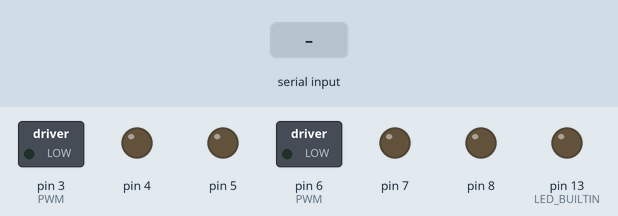
Recording of a sketch running on a simulated Arduino Uno, built with avr-gcc and run on an emulated ATmega328P. Shown: switched loads named in the sketch (green lamp = pin HIGH), output pins drawn as LEDs (lit = HIGH). Inputs (shaded band) come from the test bench.

Above: at 1.2 s.
1.3 s: "f" received over Serial
At 2.0 s:
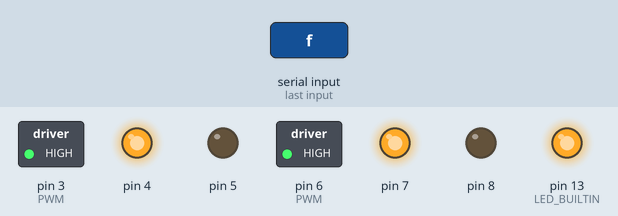
2.8 s: "b" received over Serial
At 3.3 s:
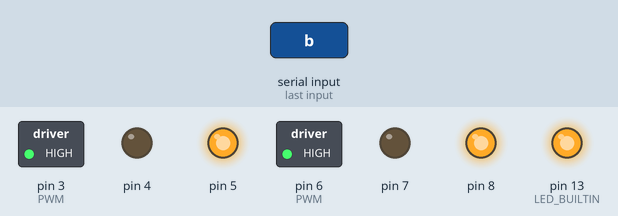
4.3 s: "l" received over Serial
At 5.5 s:
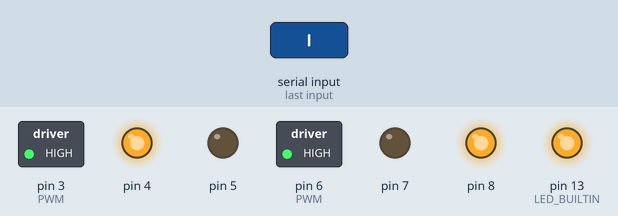
5.8 s: "r" received over Serial
At 7.0 s:
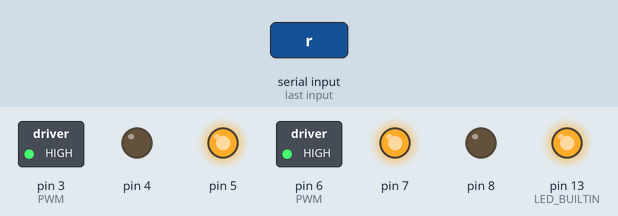
7.3 s: "x" received over Serial
At 7.8 s:
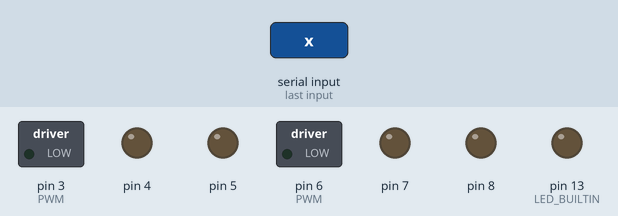
Timing chart, 0 to 9.8 s (numbered marks = the images above; inputs shaded):
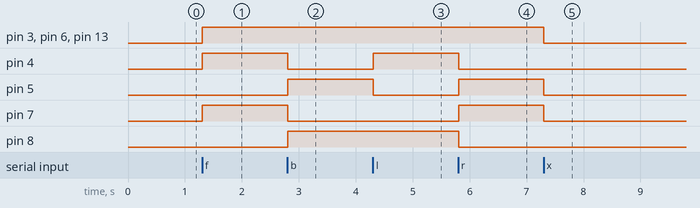

Measured:
- after the input at 1.3 s, pin 3 (PWM), pin 4, pin 6 (PWM), pin 7, pin 13 (LED_BUILTIN): LOW → HIGH at once
- after the input at 2.8 s, pin 4, pin 7: HIGH → LOW at once; pin 5, pin 8: LOW → HIGH at once
- after the input at 4.3 s, pin 4: LOW → HIGH at once; pin 5: HIGH → LOW at once
- after the input at 5.8 s, pin 4, pin 8: HIGH → LOW at once; pin 5, pin 7: LOW → HIGH at once
- after the input at 7.3 s, pin 3 (PWM), pin 5, pin 6 (PWM), pin 7, pin 13 (LED_BUILTIN): HIGH → LOW at once

The sketch:

controller.ino
```cpp
/*
  Behaviours
*/

void setup() {
  // Initialize serial port
  Serial.begin(19200);

  // LED Feedback
  pinMode(LED_BUILTIN, OUTPUT);

  // Right Motor Digital Outputs
  pinMode(3, OUTPUT); // PWM
  pinMode(4, OUTPUT); // A
  pinMode(5, OUTPUT); // B

  // Left Motor Digital Outputs
  pinMode(6, OUTPUT); // PWM
  pinMode(7, OUTPUT); // A
  pinMode(8, OUTPUT); // B

  // Initialize
  digitalWrite(3, LOW);
  digitalWrite(4, LOW);
  digitalWrite(5, LOW);
  digitalWrite(6, LOW);
  digitalWrite(7, LOW);
  digitalWrite(8, LOW);
}

void loop() {

  // Check for any incoming bytes
  if (Serial.available() > 0) {
    char newChar = Serial.read();

    // Respond to command "f"
    if(newChar == 'f') {
      forward();
    }

    // Respond to command "b"
    if(newChar == 'b') {
      backward();
    }

    // Respond to command "l"
    if(newChar == 'l') {
      left();
    }

    // Respond to command "r"
    if(newChar == 'r') {
      right();
    }

    // Respond to command "x"
    if(newChar == 'x') {
      stop();
    }
  }

  // Wait a bit
  delay(10);
}

// Go
void go()
{
  digitalWrite(LED_BUILTIN, HIGH);
  digitalWrite(3, HIGH);
  digitalWrite(6, HIGH);
}

// Stop
void stop()
{
  digitalWrite(LED_BUILTIN, LOW);
  digitalWrite(3, LOW);
  digitalWrite(4, LOW);
  digitalWrite(5, LOW);
  digitalWrite(6, LOW);
  digitalWrite(7, LOW);
  digitalWrite(8, LOW);
}

// Forward
void forward()
{
  // Left motor
  digitalWrite(4, HIGH);
  digitalWrite(5, LOW);

  // Right motor
  digitalWrite(7, HIGH);
  digitalWrite(8, LOW);

  // Move
  go();
}

// Backward
void backward()
{
  // Left motor
  digitalWrite(4, LOW);
  digitalWrite(5, HIGH);

  // Right motor
  digitalWrite(7, LOW);
  digitalWrite(8, HIGH);

  // Move
  go();
}

// Left
void left()
{
  // Left motor
  digitalWrite(4, HIGH);
  digitalWrite(5, LOW);

  // Right motor
  digitalWrite(7, LOW);
  digitalWrite(8, HIGH);

  // Move
  go();
}

// Right
void right()
{
  // Left motor
  digitalWrite(4, LOW);
  digitalWrite(5, HIGH);

  // Right motor
  digitalWrite(7, HIGH);
  digitalWrite(8, LOW);

  // Move
  go();
}
```
